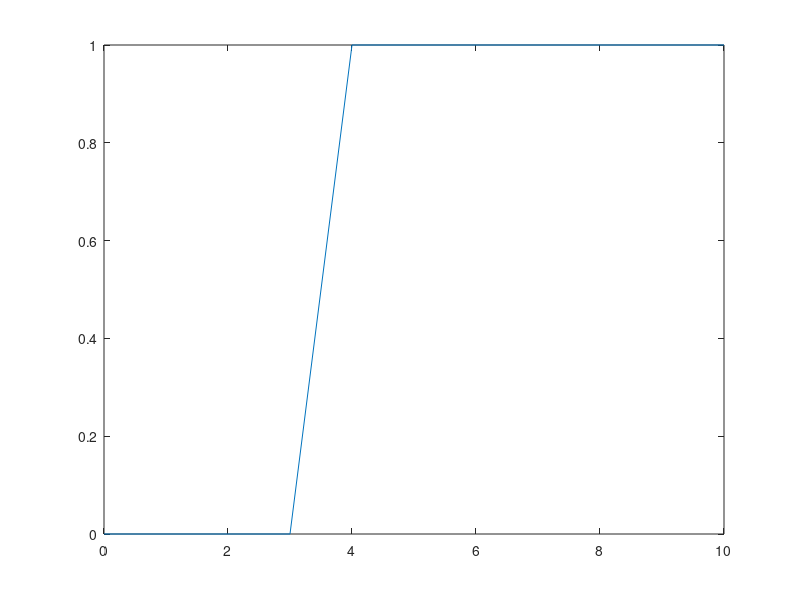
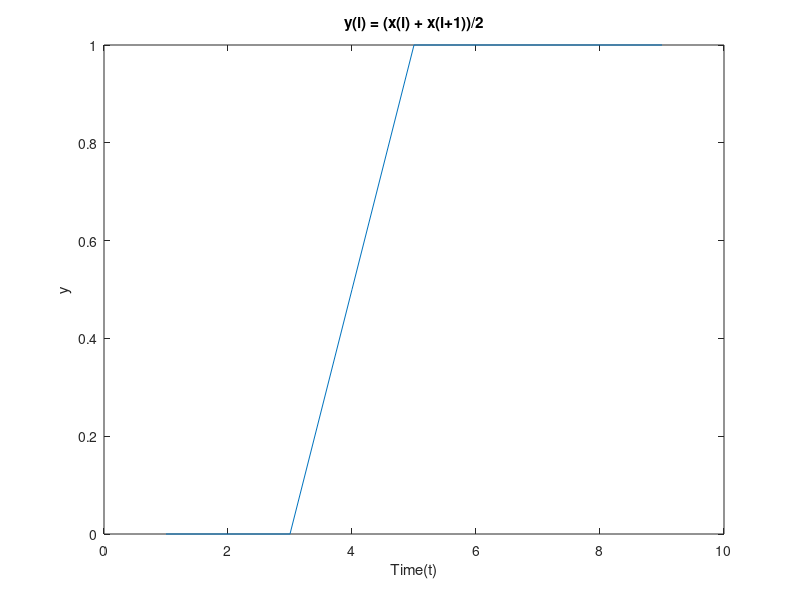
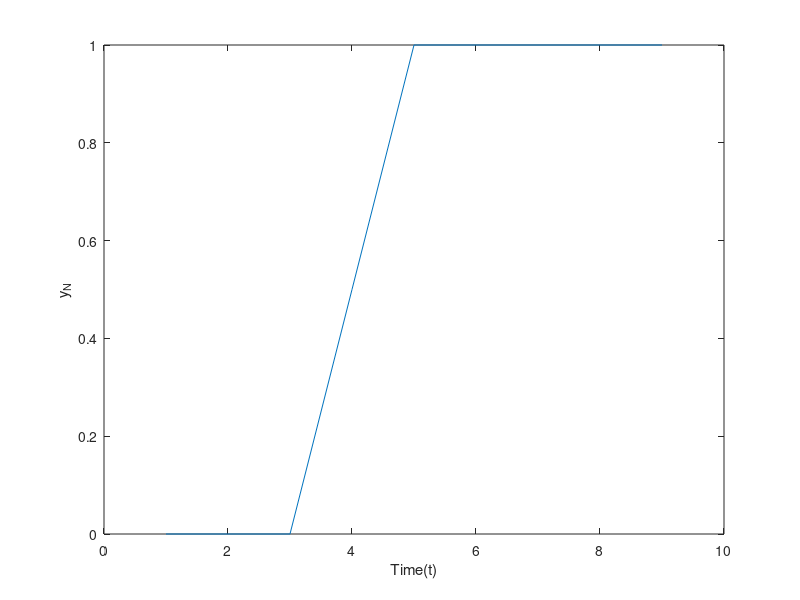

Here is the MATLAB script that generated these plots, in order:
%Writing the Program to define discrete signal with values as defined
%below
close all
N=10;
%Defining step functions
t = 0:1:N;
x=[zeros(1,4),ones(1,7)];
plot(t,x);
figure();
xlabel(['Time(t)']);
ylabel(['Amplitude']);
title('Step signal X');

%Defining the equation:
for i=1:N-1
    y(i)= (x(i) + x(i+1))/2;
end
plot(y)
xlabel(['Time(t)']);
ylabel(['y']);
title('y(i) = (x(i) + x(i+1))/2');

%This  system is casual because it depends upon the future value of x(i+1)
%If we want to make the system casual then the input signal has to be
%shifted one step backwards. Then it will depend upon the one previous
%signal and the current signal.

for i=2:N
    y_N(i-1)= (x(i-1) + x(i))/2; %y_N is starting from i-1 so as to start the signal from 1 index.
end
figure
plot(y_N)
xlabel(['Time(t)']);
ylabel(['y_N']);